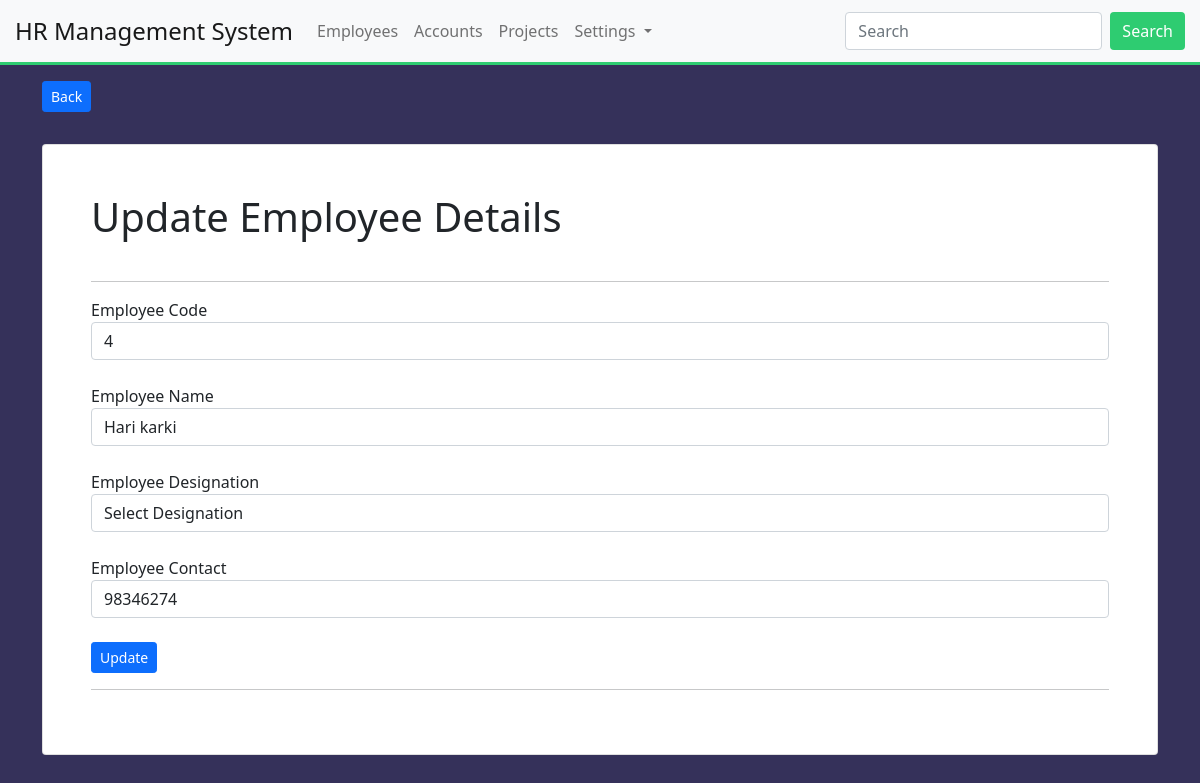
The app's page /employees/edit/4/ (signed in) with its own data.
### Employees/models.py (models this page shows, shortened)
class EmployeeDetail(models.Model):
    employee_code = models.PositiveIntegerField(primary_key=True, auto_created=True)
    employee_name = models.CharField(max_length=30)
    employee_designation = models.ForeignKey(EmployeeDesignation, on_delete=models.CASCADE)
    employee_contact = models.CharField(max_length=10)
    employee_image = models.FileField(upload_to="images/employeeImage", blank=True, null=True)
    is_active = models.BooleanField(default=True)
    class Meta:
        db_table = "employee_details"
        ordering = ["-employee_name"]

### Employees/views.py (the view)
# urls.py: path('edit/<int:pk>/', views.employee_edit, name='employee_edit'),
@login_required(login_url='/login/')
def employee_edit(request, pk):
    employee_obj=EmployeeDetail.objects.get(pk=pk)
    designation_obj=EmployeeDesignation.objects.all()
    context={"data": employee_obj, "employee_designation": designation_obj}
    if request.method == "POST":
        employee_obj= EmployeeCreateForm(data=request.POST, instance=employee_obj)
        if employee_obj.is_valid():
            employee_obj.save()
            messages.success(request, "Updated succesfully")
            return redirect("employee_show", pk)   #redirecting to url having pk or id
    return render(request, 'employees/employee_edit.html', context)

### templates/employees/employee_edit.html (shortened to what this page needs)
{% extends 'layouts/master.html' %}
{% block content %}
<div class="container">
    <a href="{% url 'employee_list' %}" class="btn btn-sm btn-primary mb-3 mt-3">Back</a>
    <div class="card p-5 mt-3">
        <h1 class="mb-4">Update Employee Details</h1>
        <hr>
        <form action="{% url 'employee_edit' data.pk %}" method="post">
            <div class="form-group mb-4">
                <label for="employee_code">Employee Code</label>
                <input type="number" name="employee_code" value="{{ data.employee_code }}" class="form-control">
            </div>
            <div class="form-group mb-4">
                <label for="employee_name">Employee Name</label>
                <input type="text" name="employee_name" value="{{ data.employee_name }}" class="form-control">
            </div>
            <div class="form-group mb-4">
                <label for="employee_designation">Employee Designation</label>
                <select name="employee_designation" class="form-control">
                    <option value="0">Select Designation</option>
                </select>
            </div>
            <div class="form-group mb-4">
                <label for="employee_contact">Employee Contact</label>
                <input type="number" name="employee_contact" value="{{ data.employee_contact }}" class="form-control">
            </div>
            <input type="submit" value="Update" class="btn btn-primary btn-sm">
        </form>
        <hr>
    </div>
</div>
{% endblock %}

### static/css/master.css (style rules this page uses)
:root { --primary-color: #3498db; --secondary-color: #2ecc71; --text-color: #333; }
body { background-color: #35315a; }

### records on screen
EmployeeDetail: employee_code "4", employee_name "Hari karki", employee_contact "98346274"
